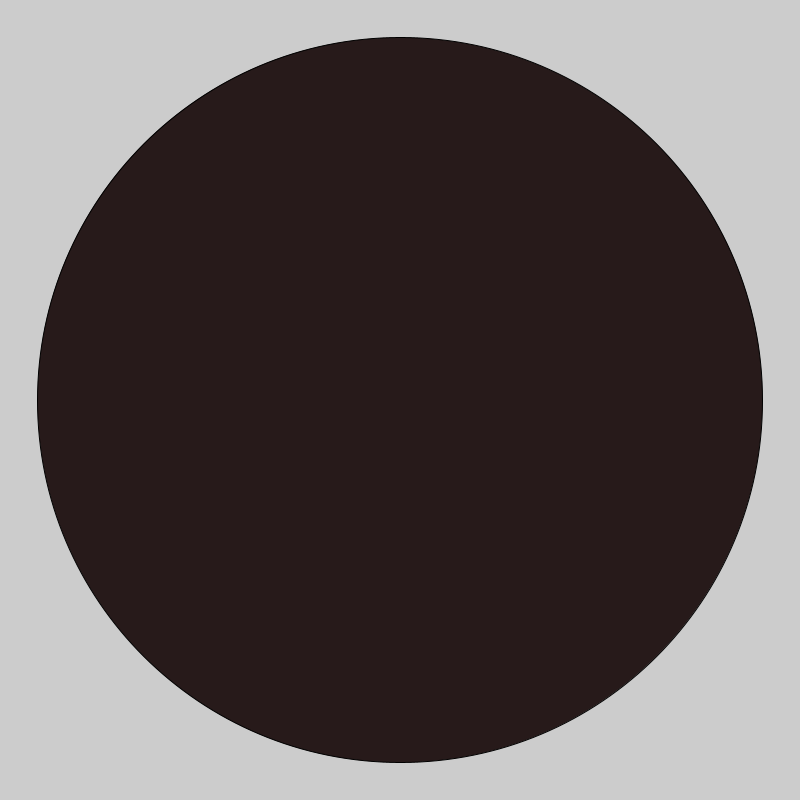
Frame 1 (no input)
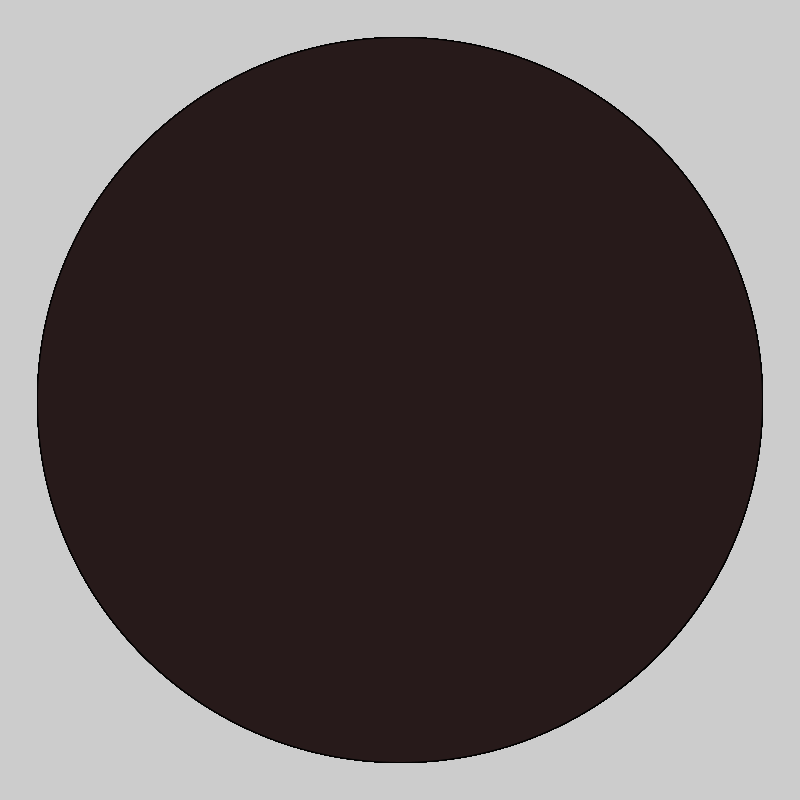
Frame 60 (the mouse pressed at the canvas centre just before this capture)
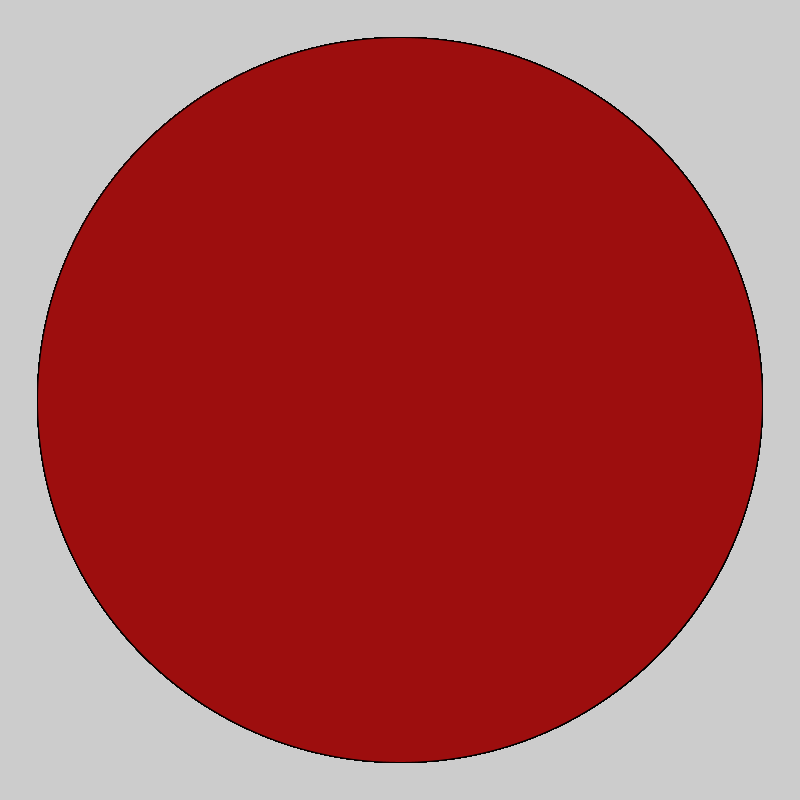
Frame 120 (the mouse held since frame 60 and released just before this capture)

The Processing sketch that drew these frames (run headless with seeded random() and noise(); from frame 60 on, the mouse is pressed at the canvas centre):

// Processing sketch: Changing_Logical_Dot_Art
// ── Changing_Logical_Dot_Art.pde
void setup(){
size(800,800);
}
void draw(){
if(mousePressed){
  fill(#9D0E0E);
}else{
  fill(#271A1A);
}
ellipse(400,400,725,725);
}
